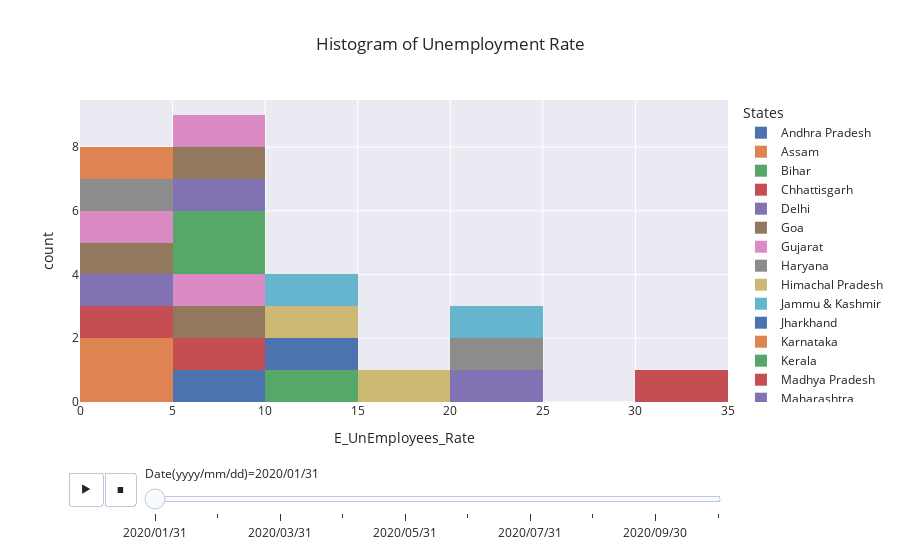

This figure's notebook cell:
### Markdown cell above
# HistoGram Plot
Plotly library to create an animated Histogram Chart showing the Unemployment Rate over time for different States.

### Code cell
fig = px.histogram(
    new_df1,
    x='E_UnEmployees_Rate',
    color='States',
    title='Histogram of Unemployment Rate',
    animation_frame='Date(yyyy/mm/dd)',
    template='seaborn')

fig.show()

### Figure 1 — Plotly figure (JSON) as saved in the notebook; plotly's stock layout.template omitted (floating-point values rounded to 4 significant figures)
{"data": [{"alignmentgroup": "True", "bingroup": "x", "hovertemplate": "States=Andhra Pradesh<br>Date(yyyy/mm/dd)=2020/01/31<br>E_UnEmployees_Rate=%{x}<br>count=%{y}<extra></extra>", "legendgroup": "Andhra Pradesh", "marker": {"color": "rgb(76,114,176)", "pattern": {"shape": ""}}, "name": "Andhra Pradesh", "offsetgroup": "Andhra Pradesh", "orientation": "v", "showlegend": true, "type": "histogram", "x": [5.48], "xaxis": "x", "yaxis": "y"}, {"alignmentgroup": "True", "bingroup": "x", "hovertemplate": "States=Assam<br>Date(yyyy/mm/dd)=2020/01/31<br>E_UnEmployees_Rate=%{x}<br>count=%{y}<extra></extra>", "legendgroup": "Assam", "marker": {"color": "rgb(221,132,82)", "pattern": {"shape": ""}}, "name": "Assam", "offsetgroup": "Assam", "orientation": "v", "showlegend": true, "type": "histogram", "x": [4.66], "xaxis": "x", "yaxis": "y"}, {"alignmentgroup": "True", "bingroup": "x", "hovertemplate": "States=Bihar<br>Date(yyyy/mm/dd)=2020/01/31<br>E_UnEmployees_Rate=%{x}<br>count=%{y}<extra></extra>", "legendgroup": "Bihar", "marker": {"color": "rgb(85,168,104)", "pattern": {"shape": ""}}, "name": "Bihar", "offsetgroup": "Bihar", "orientation": "v", "showlegend": true, "type": "histogram", "x": [10.61], "xaxis": "x", "yaxis": "y"}, {"alignmentgroup": "True", "bingroup": "x", "hovertemplate": "States=Chhattisgarh<br>Date(yyyy/mm/dd)=2020/01/31<br>E_UnEmployees_Rate=%{x}<br>count=%{y}<extra></extra>", "legendgroup": "Chhattisgarh", "marker": {"color": "rgb(196,78,82)", "pattern": {"shape": ""}}, "name": "Chhattisgarh", "offsetgroup": "Chhattisgarh", "orientation": "v", "showlegend": true, "type": "histogram", "x": [9.65], "xaxis": "x", "yaxis": "y"}, {"alignmentgroup": "True", "bingroup": "x", "hovertemplate": "States=Delhi<br>Date(yyyy/mm/dd)=2020/01/31<br>E_UnEmployees_Rate=%{x}<br>count=%{y}<extra></extra>", "legendgroup": "Delhi", "marker": {"color": "rgb(129,114,179)", "pattern": {"shape": ""}}, "name": "Delhi", "offsetgroup": "Delhi", "orientation": "v", "showlegend": true, "type": "histogram", "x": [22.23], "xaxis": "x", "yaxis": "y"}, {"alignmentgroup": "True", "bingroup": "x", "hovertemplate": "States=Goa<br>Date(yyyy/mm/dd)=2020/01/31<br>E_UnEmployees_Rate=%{x}<br>count=%{y}<extra></extra>", "legendgroup": "Goa", "marker": {"color": "rgb(147,120,96)", "pattern": {"shape": ""}}, "name": "Goa", "offsetgroup": "Goa", "orientation": "v", "showlegend": true, "type": "histogram", "x": [8.89], "xaxis": "x", "yaxis": "y"}, {"alignmentgroup": "True", "bingroup": "x", "hovertemplate": "States=Gujarat<br>Date(yyyy/mm/dd)=2020/01/31<br>E_UnEmployees_Rate=%{x}<br>count=%{y}<extra></extra>", "legendgroup": "Gujarat", "marker": {"color": "rgb(218,139,195)", "pattern": {"shape": ""}}, "name": "Gujarat", "offsetgroup": "Gujarat", "orientation": "v", "showlegend": true, "type": "histogram", "x": [5.54], "xaxis": "x", "yaxis": "y"}, {"alignmentgroup": "True", "bingroup": "x", "hovertemplate": "States=Haryana<br>Date(yyyy/mm/dd)=2020/01/31<br>E_UnEmployees_Rate=%{x}<br>count=%{y}<extra></extra>", "legendgroup": "Haryana", "marker": {"color": "rgb(140,140,140)", "pattern": {"shape": ""}}, "name": "Haryana", "offsetgroup": "Haryana", "orientation": "v", "showlegend": true, "type": "histogram", "x": [20.34], "xaxis": "x", "yaxis": "y"}, {"alignmentgroup": "True", "bingroup": "x", "hovertemplate": "States=Himachal Pradesh<br>Date(yyyy/mm/dd)=2020/01/31<br>E_UnEmployees_Rate=%{x}<br>count=%{y}<extra></extra>", "legendgroup": "Himachal Pradesh", "marker": {"color": "rgb(204,185,116)", "pattern": {"shape": ""}}, "name": "Himachal Pradesh", "offsetgroup": "Himachal Pradesh", "orientation": "v", "showlegend": true, "type": "histogram", "x": [16.83], "xaxis": "x", "yaxis": "y"}, {"alignmentgroup": "True", "bingroup": "x", "hovertemplate": "States=Jammu & Kashmir<br>Date(yyyy/mm/dd)=2020/01/31<br>E_UnEmployees_Rate=%{x}<br>count=%{y}<extra></extra>", "legendgroup": "Jammu & Kashmir", "marker": {"color": "rgb(100,181,205)", "pattern": {"shape": ""}}, "name": "Jammu & Kashmir", "offsetgroup": "Jammu & Kashmir", "orientation": "v", "showlegend": true, "type": "histogram", "x": [21.08], "xaxis": "x", "yaxis": "y"}, {"alignmentgroup": "True", "bingroup": "x", "hovertemplate": "States=Jharkhand<br>Date(yyyy/mm/dd)=2020/01/31<br>E_UnEmployees_Rate=%{x}<br>count=%{y}<extra></extra>", "legendgroup": "Jharkhand", "marker": {"color": "rgb(76,114,176)", "pattern": {"shape": ""}}, "name": "Jharkhand", "offsetgroup": "Jharkhand", "orientation": "v", "showlegend": true, "type": "histogram", "x": [10.61], "xaxis": "x", "yaxis": "y"}, {"alignmentgroup": "True", "bingroup": "x", "hovertemplate": "States=Karnataka<br>Date(yyyy/mm/dd)=2020/01/31<br>E_UnEmployees_Rate=%{x}<br>count=%{y}<extra></extra>", "legendgroup": "Karnataka", "marker": {"color": "rgb(221,132,82)", "pattern": {"shape": ""}}, "name": "Karnataka", "offsetgroup": "Karnataka", "orientation": "v", "showlegend": true, "type": "histogram", "x": [2.86], "xaxis": "x", "yaxis": "y"}, {"alignmentgroup": "True", "bingroup": "x", "hovertemplate": "States=Kerala<br>Date(yyyy/mm/dd)=2020/01/31<br>E_UnEmployees_Rate=%{x}<br>count=%{y}<extra></extra>", "legendgroup": "Kerala", "marker": {"color": "rgb(85,168,104)", "pattern": {"shape": ""}}, "name": "Kerala", "offsetgroup": "Kerala", "orientation": "v", "showlegend": true, "type": "histogram", "x": [5.31], "xaxis": "x", "yaxis": "y"}, {"alignmentgroup": "True", "bingroup": "x", "hovertemplate": "States=Madhya Pradesh<br>Date(yyyy/mm/dd)=2020/01/31<br>E_UnEmployees_Rate=%{x}<br>count=%{y}<extra></extra>", "legendgroup": "Madhya Pradesh", "marker": {"color": "rgb(196,78,82)", "pattern": {"shape": ""}}, "name": "Madhya Pradesh", "offsetgroup": "Madhya Pradesh", "orientation": "v", "showlegend": true, "type": "histogram", "x": [4.11], "xaxis": "x", "yaxis": "y"}, {"alignmentgroup": "True", "bingroup": "x", "hovertemplate": "States=Maharashtra<br>Date(yyyy/mm/dd)=2020/01/31<br>E_UnEmployees_Rate=%{x}<br>count=%{y}<extra></extra>", "legendgroup": "Maharashtra", "marker": {"color": "rgb(129,114,179)", "pattern": {"shape": ""}}, "name": "Maharashtra", "offsetgroup": "Maharashtra", "orientation": "v", "showlegend": true, "type": "histogram", "x": [4.95], "xaxis": "x", "yaxis": "y"}, {"alignmentgroup": "True", "bingroup": "x", "hovertemplate": "States=Meghalaya<br>Date(yyyy/mm/dd)=2020/01/31<br>E_UnEmployees_Rate=%{x}<br>count=%{y}<extra></extra>", "legendgroup": "Meghalaya", "marker": {"color": "rgb(147,120,96)", "pattern": {"shape": ""}}, "name": "Meghalaya", "offsetgroup": "Meghalaya", "orientation": "v", "showlegend": true, "type": "histogram", "x": [1.66], "xaxis": "x", "yaxis": "y"}, {"alignmentgroup": "True", "bingroup": "x", "hovertemplate": "States=Odisha<br>Date(yyyy/mm/dd)=2020/01/31<br>E_UnEmployees_Rate=%{x}<br>count=%{y}<extra></extra>", "legendgroup": "Odisha", "marker": {"color": "rgb(218,139,195)", "pattern": {"shape": ""}}, "name": "Odisha", "offsetgroup": "Odisha", "orientation": "v", "showlegend": true, "type": "histogram", "x": [1.9], "xaxis": "x", "yaxis": "y"}, {"alignmentgroup": "True", "bingroup": "x", "hovertemplate": "States=Puducherry<br>Date(yyyy/mm/dd)=2020/01/31<br>E_UnEmployees_Rate=%{x}<br>count=%{y}<extra></extra>", "legendgroup": "Puducherry", "marker": {"color": "rgb(140,140,140)", "pattern": {"shape": ""}}, "name": "Puducherry", "offsetgroup": "Puducherry", "orientation": "v", "showlegend": true, "type": "histogram", "x": [0.58], "xaxis": "x", "yaxis": "y"}, {"alignmentgroup": "True", "bingroup": "x", "hovertemplate": "States=Punjab<br>Date(yyyy/mm/dd)=2020/01/31<br>E_UnEmployees_Rate=%{x}<br>count=%{y}<extra></extra>", "legendgroup": "Punjab", "marker": {"color": "rgb(204,185,116)", "pattern": {"shape": ""}}, "name": "Punjab", "offsetgroup": "Punjab", "orientation": "v", "showlegend": true, "type": "histogram", "x": [11.11], "xaxis": "x", "yaxis": "y"}, {"alignmentgroup": "True", "bingroup": "x", "hovertemplate": "States=Rajasthan<br>Date(yyyy/mm/dd)=2020/01/31<br>E_UnEmployees_Rate=%{x}<br>count=%{y}<extra></extra>", "legendgroup": "Rajasthan", "marker": {"color": "rgb(100,181,205)", "pattern": {"shape": ""}}, "name": "Rajasthan", "offsetgroup": "Rajasthan", "orientation": "v", "showlegend": true, "type": "histogram", "x": [10.97], "xaxis": "x", "yaxis": "y"}, {"alignmentgroup": "True", "bingroup": "x", "hovertemplate": "States=Tamil Nadu<br>Date(yyyy/mm/dd)=2020/01/31<br>E_UnEmployees_Rate=%{x}<br>count=%{y}<extra></extra>", "legendgroup": "Tamil Nadu", "marker": {"color": "rgb(221,132,82)", "pattern": {"shape": ""}}, "name": "Tamil Nadu", "offsetgroup": "Tamil Nadu", "orientation": "v", "showlegend": true, "type": "histogram", "x": [1.57], "xaxis": "x", "yaxis": "y"}, {"alignmentgroup": "True", "bingroup": "x", "hovertemplate": "States=Telangana<br>Date(yyyy/mm/dd)=2020/01/31<br>E_UnEmployees_Rate=%{x}<br>count=%{y}<extra></extra>", "legendgroup": "Telangana", "marker": {"color": "rgb(85,168,104)", "pattern": {"shape": ""}}, "name": "Telangana", "offsetgroup": "Telangana", "orientation": "v", "showlegend": true, "type": "histogram", "x": [5.49], "xaxis": "x", "yaxis": "y"}, {"alignmentgroup": "True", "bingroup": "x", "hovertemplate": "States=Tripura<br>Date(yyyy/mm/dd)=2020/01/31<br>E_UnEmployees_Rate=%{x}<br>count=%{y}<extra></extra>", "legendgroup": "Tripura", "marker": {"color": "rgb(196,78,82)", "pattern": {"shape": ""}}, "name": "Tripura", "offsetgroup": "Tripura", "orientation": "v", "showlegend": true, "type": "histogram", "x": [32.67], "xaxis": "x", "yaxis": "y"}, {"alignmentgroup": "True", "bingroup": "x", "hovertemplate": "States=Uttar Pradesh<br>Date(yyyy/mm/dd)=2020/01/31<br>E_UnEmployees_Rate=%{x}<br>count=%{y}<extra></extra>", "legendgroup": "Uttar Pradesh", "marker": {"color": "rgb(129,114,179)", "pattern": {"shape": ""}}, "name": "Uttar Pradesh", "offsetgroup": "Uttar Pradesh", "orientation": "v", "showlegend": true, "type": "histogram", "x": [7.58], "xaxis": "x", "yaxis": "y"}, {"alignmentgroup": "True", "bingroup": "x", "hovertemplate": "States=Uttarakhand<br>Date(yyyy/mm/dd)=2020/01/31<br>E_UnEmployees_Rate=%{x}<br>count=%{y}<extra></extra>", "legendgroup": "Uttarakhand", "marker": {"color": "rgb(147,120,96)", "pattern": {"shape": ""}}, "name": "Uttarakhand", "offsetgroup": "Uttarakhand", "orientation": "v", "showlegend": true, "type": "histogram", "x": [5.49], "xaxis": "x", "yaxis": "y"}, {"alignmentgroup": "True", "bingroup": "x", "hovertemplate": "States=West Bengal<br>Date(yyyy/mm/dd)=2020/01/31<br>E_UnEmployees_Rate=%{x}<br>count=%{y}<extra></extra>", "legendgroup": "West Bengal", "marker": {"color": "rgb(218,139,195)", "pattern": {"shape": ""}}, "name": "West Bengal", "offsetgroup": "West Bengal", "orientation": "v", "showlegend": true, "type": "histogram", "x": [6.94], "xaxis": "x", "yaxis": "y"}], "layout": {"barmode": "relative", "legend": {"title": {"text": "States"}, "tracegroupgap": 0}, "sliders": [{"active": 0, "currentvalue": {"prefix": "Date(yyyy/mm/dd)="}, "len": 0.9, "pad": {"b": 10, "t": 60}, "steps": [{"args": [["2020/01/31"], {"frame": {"duration": 0, "redraw": true}, "fromcurrent": true, "mode": "immediate", "transition": {"duration": 0, "easing": "linear"}}], "label": "2020/01/31", "method": "animate"}, {"args": [["2020/02/29"], {"frame": {"duration": 0, "redraw": true}, "fromcurrent": true, "mode": "immediate", "transition": {"duration": 0, "easing": "linear"}}], "label": "2020/02/29", "method": "animate"}, {"args": [["2020/03/31"], {"frame": {"duration": 0, "redraw": true}, "fromcurrent": true, "mode": "immediate", "transition": {"duration": 0, "easing": "linear"}}], "label": "2020/03/31", "method": "animate"}, {"args": [["2020/04/30"], {"frame": {"duration": 0, "redraw": true}, "fromcurrent": true, "mode": "immediate", "transition": {"duration": 0, "easing": "linear"}}], "label": "2020/04/30", "method": "animate"}, {"args": [["2020/05/31"], {"frame": {"duration": 0, "redraw": true}, "fromcurrent": true, "mode": "immediate", "transition": {"duration": 0, "easing": "linear"}}], "label": "2020/05/31", "method": "animate"}, {"args": [["2020/06/30"], {"frame": {"duration": 0, "redraw": true}, "fromcurrent": true, "mode": "immediate", "transition": {"duration": 0, "easing": "linear"}}], "label": "2020/06/30", "method": "animate"}, {"args": [["2020/07/31"], {"frame": {"duration": 0, "redraw": true}, "fromcurrent": true, "mode": "immediate", "transition": {"duration": 0, "easing": "linear"}}], "label": "2020/07/31", "method": "animate"}, {"args": [["2020/08/31"], {"frame": {"duration": 0, "redraw": true}, "fromcurrent": true, "mode": "immediate", "transition": {"duration": 0, "easing": "linear"}}], "label": "2020/08/31", "method": "animate"}, {"args": [["2020/09/30"], {"frame": {"duration": 0, "redraw": true}, "fromcurrent": true, "mode": "immediate", "transition": {"duration": 0, "easing": "linear"}}], "label": "2020/09/30", "method": "animate"}, {"args": [["2020/10/31"], {"frame": {"duration": 0, "redraw": true}, "fromcurrent": true, "mode": "immediate", "transition": {"duration": 0, "easing": "linear"}}], "label": "2020/10/31", "method": "animate"}], "x": 0.1, "xanchor": "left", "y": 0, "yanchor": "top"}], "title": {"text": "Histogram of Unemployment Rate"}, "updatemenus": [{"buttons": [{"args": [null, {"frame": {"duration": 500, "redraw": true}, "fromcurrent": true, "mode": "immediate", "transition": {"duration": 500, "easing": "linear"}}], "label": "&#9654;", "method": "animate"}, {"args": [[null], {"frame": {"duration": 0, "redraw": true}, "fromcurrent": true, "mode": "immediate", "transition": {"duration": 0, "easing": "linear"}}], "label": "&#9724;", "method": "animate"}], "direction": "left", "pad": {"r": 10, "t": 70}, "showactive": false, "type": "buttons", "x": 0.1, "xanchor": "right", "y": 0, "yanchor": "top"}], "xaxis": {"anchor": "y", "domain": [0, 1], "title": {"text": "E_UnEmployees_Rate"}}, "yaxis": {"anchor": "x", "domain": [0, 1], "title": {"text": "count"}}}}
